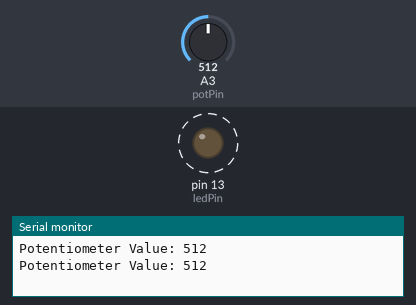
The sketch below on a simulated Arduino Uno, built with avr-gcc and run on an emulated ATmega328P. Parts: output pins drawn as LEDs (lit = HIGH), the last lines printed to the serial monitor. Dashed ring = blinking. The test bench sets the inputs (shaded band); at power-on: A3 (potPin) = 512.

Above: at 1.8 s.
1.9 s: A3 (potPin) set to 0
At 3.3 s:
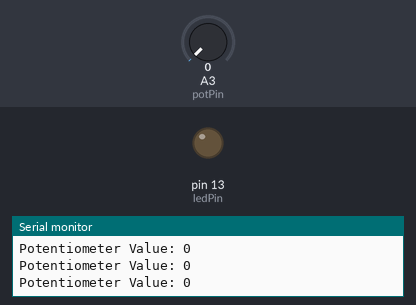
6.0 s: A3 (potPin) set to 122
At 6.33 s:
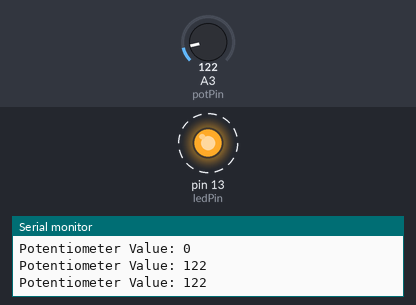
Timing chart, 0 to 15.5 s (numbered marks = the images above; inputs shaded):
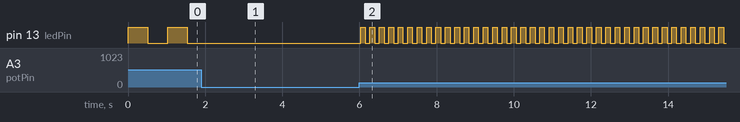

The sketch:

Potentiometer.ino
```cpp
/*
  Project: Potentiometer LED Blink Control
  Description:
    - Reads analog value from a potentiometer connected to A3.
    - Controls LED blink speed on pin 13 based on potentiometer input.
*/

int potPin = A3;  // Potentiometer connected to A3
int ledPin = 13;  // LED connected to pin 13
int val = 0;      // Variable to store sensor value

void setup() {
  pinMode(ledPin, OUTPUT);  // Set LED pin as output
  Serial.begin(9600);       // Initialize Serial Monitor
}

void loop() {
  val = analogRead(potPin); // Read value from potentiometer (0–1023)
  Serial.print("Potentiometer Value: ");
  Serial.println(val);

  digitalWrite(ledPin, HIGH); // Turn LED ON
  delay(val);                 // Wait for time based on potentiometer value
  digitalWrite(ledPin, LOW);  // Turn LED OFF
  delay(val);                 // Wait again for same duration
}
```

Measured:
- after the input at 1.9 s, pin 13 (ledPin): stops changing and stays LOW
- after the input at 6.0 s, pin 13 (ledPin): alternates HIGH for 0.12 s and LOW for 0.12 s, starting at once
- by itself, pin 13 (ledPin): alternates HIGH for 0.51 s and LOW for 0.51 s
